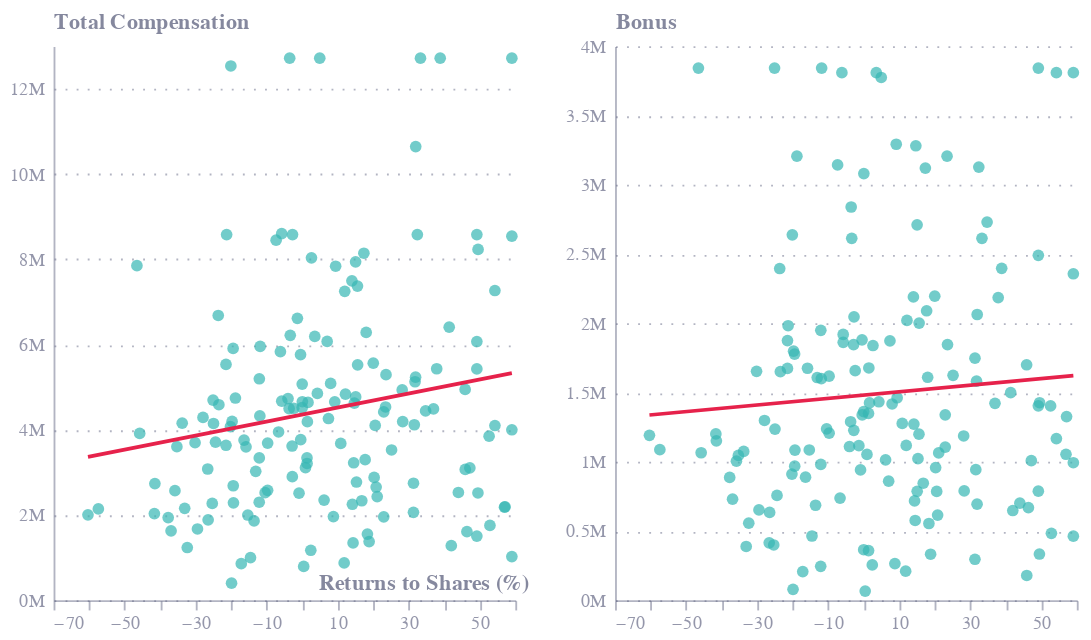

Notebook code cell kept with this figure:
### Code cell
import altair as alt
import pandas as pd

# Load the data
url = "https://raw.githubusercontent.com/hcantekin/hcantekin.github.io/main/E62_fig3_data.csv"
data = pd.read_csv(url)

# Create scatter plot with regression line for Total Compensation vs Returns to Shares
scatter_total_comp = alt.Chart(data).mark_point(color='#36B7B4', filled=True).encode(
    x=alt.X('return2:Q', title= "Returns to Shares (%)", axis=alt.Axis(titleX=200)),
    y=alt.Y('total_compensation:Q', title='Total Compensation', axis=alt.Axis(format='~s'))
).properties(
    width=250,
    height=300,
)

regression_total_comp = scatter_total_comp.transform_regression(
    'return2', 'total_compensation'
).mark_line(color='#E6224B')

chart1 = scatter_total_comp + regression_total_comp

# Create scatter plot with regression line for Bonus vs Returns to Shares
scatter_bonus = alt.Chart(data).mark_point(color='#36B7B4', filled=True).encode(
    x=alt.X('return2:Q', title=''),
    y=alt.Y('Bonus:Q', title='Bonus', axis=alt.Axis(format='~s'))
).properties(
    width=250,
    height=300,
)

regression_bonus = scatter_bonus.transform_regression(
    'return2', 'Bonus'
).mark_line(color='#E6224B')

chart2 = scatter_bonus + regression_bonus

# Combine the two charts
combined_chart = alt.hconcat(chart1, chart2).configure_axis(
    labelColor='#676A86',
    titleColor='#676A86'
).configure_view(
    strokeOpacity=0
).configure_point(
    size=40
)

combined_chart

### Figure 1 — Vega-Lite specification as saved in the notebook (floating-point values rounded to 4 significant figures; data arrays with more than 128 entries replaced by an {"elided": "..."} marker saying what was removed)
{"config": {"font": "Circular Std", "mark": {"line": {"interpolate": "monotone"}}, "view": {"stroke": "transparent", "width": 400, "height": 300, "strokeOpacity": 0}, "range": {"category": ["#36B7B4", "#E6224B", "#F4C245", "#0063AF", "#00A767", "#179FDB", "#EB5C2E"], "diverging": ["#E6224B", "#E54753", "#C9C9C9", "#179FDB", "#122B39"], "heatmap": ["#C9C9C9", "#179FDB", "#0063AF", "#122B39"], "ordinal": ["#00A767", "#36B7B4", "#179FDB", "#0063AF", "#243B5A"]}, "axisX": {"domainColor": "#676A86", "domainOpacity": 0.5, "grid": false, "labelAngle": 0, "labelColor": "#676A86", "labelOpacity": 0.7, "orient": "bottom", "tickColor": "#676A86", "tickCount": 10, "tickOpacity": 0.5, "title": false, "titleAlign": "center", "titleAnchor": "middle", "titleColor": "#676A86", "titleFontSize": 12, "titleOpacity": 0.8, "titleY": -15}, "axisY": {"domainColor": "#676A86", "domainOpacity": 0.5, "gridColor": "#676A86", "gridDash": [1, 5], "gridOpacity": 0.5, "labelColor": "#676A86", "labelOpacity": 0.7, "labelPadding": 5, "tickColor": "#676A86", "tickCount": 8, "tickOpacity": 0.5, "ticks": false, "titleAlign": "left", "titleAngle": 0, "titleBaseline": "bottom", "titleColor": "#676A86", "titleFontSize": 12, "titleOpacity": 0.8, "titleX": 0, "titleY": -7}, "axis": {"labelColor": "#676A86", "titleColor": "#676A86"}, "point": {"size": 40}}, "hconcat": [{"layer": [{"mark": {"type": "point", "color": "#36B7B4", "filled": true}, "encoding": {"x": {"axis": {"titleX": 200}, "field": "return2", "title": "Returns to Shares (%)", "type": "quantitative"}, "y": {"axis": {"format": "~s"}, "field": "total_compensation", "title": "Total Compensation", "type": "quantitative"}}, "height": 300, "width": 250}, {"mark": {"type": "line", "color": "#E6224B"}, "encoding": {"x": {"axis": {"titleX": 200}, "field": "return2", "title": "Returns to Shares (%)", "type": "quantitative"}, "y": {"axis": {"format": "~s"}, "field": "total_compensation", "title": "Total Compensation", "type": "quantitative"}}, "height": 300, "transform": [{"on": "return2", "regression": "total_compensation"}], "width": 250}]}, {"layer": [{"mark": {"type": "point", "color": "#36B7B4", "filled": true}, "encoding": {"x": {"field": "return2", "title": "", "type": "quantitative"}, "y": {"axis": {"format": "~s"}, "field": "Bonus", "title": "Bonus", "type": "quantitative"}}, "height": 300, "width": 250}, {"mark": {"type": "line", "color": "#E6224B"}, "encoding": {"x": {"field": "return2", "title": "", "type": "quantitative"}, "y": {"axis": {"format": "~s"}, "field": "Bonus", "title": "Bonus", "type": "quantitative"}}, "height": 300, "transform": [{"on": "return2", "regression": "Bonus"}], "width": 250}]}], "data": {"name": "data-50ebebf330511ce5e6ba885237d64042"}, "$schema": "https://vega.github.io/schema/vega-lite/v4.17.0.json", "datasets": {"data-50ebebf330511ce5e6ba885237d64042": {"elided": "155 records"}}}
